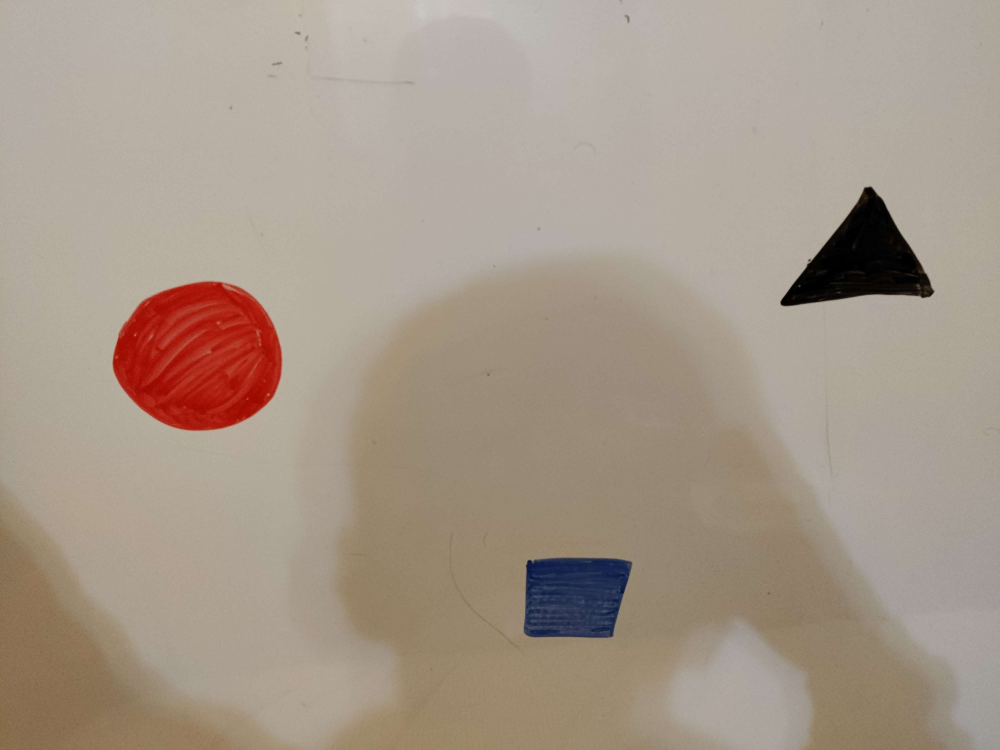
#> input picture InitialFunctionality/Robot/sample.jpg, 4000 x 3000 px (shown at 1/4 size)
$ python align_color.py
#> lines starting #> are read from the running program, lines starting #| are printed output that depends on the picture; after the words box and inside, x2 and y2 are one past the last pixel; in counts of white or black regions, pixels touching at a corner belong together
import cv2
import numpy as np
import matplotlib.pyplot as plt
from matplotlib import colors

view_exploration = True

#here's our list of supported colors
#helpful source: https://www.rapidtables.com/web/color/RGB_Color.html
max_color_val = 255
supported_colors = {"red":        (0, 0, max_color_val),
                    "green":      (0, max_color_val, 0),
                    "blue":       (max_color_val, 0, 0),
                    "white":      (max_color_val, max_color_val, max_color_val),
                    "black":      (0, 0, 0),
                    "yellow":     (0, max_color_val, max_color_val),
                    "magenta":   (max_color_val, 0, max_color_val),
                    "cyan":       (max_color_val, max_color_val, 0)
                    }

#convert the bgr data to lab color space
lab_color_vals = np.zeros((len(supported_colors), 1, 3), dtype=np.uint8)
color_names = []
for (idx, (color_name, bgr)) in enumerate(supported_colors.items()):
    lab_color_vals[idx] = bgr
    color_names.append(color_name)


lab_color_vals = cv2.cvtColor(lab_color_vals, cv2.COLOR_BGR2LAB)
# lab_color_vals[0] = np.array([29, 52.48, 22.23])
# print(lab_color_vals)

def show_img_helper(image, title, enable):
    if not enable:
        return
    cv2.imshow(title, image)
    cv2.waitKey(0)
    cv2.destroyAllWindows()

def find_contours(img, tree, approx, lower = 5000, upper = 500000):
    """
    """
    gray = cv2.cvtColor(img, cv2.COLOR_BGR2GRAY)
    gray_blur = cv2.GaussianBlur(gray, (5,5), sigmaX=0, sigmaY=0)
    _, threshold = cv2.threshold(gray_blur, 127, 255, cv2.THRESH_BINARY)

    contours, _ = cv2.findContours(threshold, tree, approx)

    filtered_contours = []

    for contour in contours:
        area = cv2.contourArea(contour)

        if area < lower or area > upper:
            continue
        filtered_contours.append(contour)

    return filtered_contours

def label_contours(img, contours, color = (0, 0, max_color_val), thickness = 3):
    labeled_img = cv2.drawContours(img, contours, -1, color, thickness)
    return labeled_img

def get_average_value(lab_img, contour):
    """
    """
    mask = np.zeros(lab_img.shape[:2], dtype=np.uint8)
    cv2.drawContours(mask, [contour], 0, 255, thickness=-1)
    mask = cv2.erode(mask, None, iterations=2)
    mean = np.array(cv2.mean(lab_img, mask = mask)[:3])

    return mean

def predict_color(avg_value, dist_threshold = 70):
    """
    """

    # distances = np.sqrt(np.sum((np.square(avg_value - lab_color_vals)), axis=0))
    distances = np.zeros(len(lab_color_vals))
    for idx in range(len(distances)):
        distances[idx] = np.sqrt(np.sum(np.square(avg_value - lab_color_vals[idx])))

    min_idx = np.argmin(distances)

    #Minimum distance threshold for color ID
    #TODO: may want to have a relative threshold - i.e. only classifier a color if it is significantly closer to said color than any other color
    if distances[min_idx] > dist_threshold:
        color = None
    else:
        color = color_names[min_idx]


    return color


def find_contour_colors(img, contours):
    """
    """

    lab_img = cv2.cvtColor(img, cv2.COLOR_BGR2LAB)

    color_estimates = []
    for contour in contours:
        mean_color = get_average_value(lab_img, contour)
        color_estimates.append(predict_color(mean_color))

    return color_estimates

def label_contour_colors(img, contours, color_estimates, color = (0, 0, 0)):
    """
    """

    #find the center of each contour
    for idx in range(len(contours)):
        contour = contours[idx]
        M = cv2.moments(contour)
        cX = int((M["m10"] / M["m00"]))
        cY = int((M["m01"] / M["m00"]))

        msg = " contour" + str(idx)
        if color_estimates[idx] is not None:
            msg = color_estimates[idx] + msg

        cv2.putText(img, msg, (cX, cY), cv2.FONT_HERSHEY_SIMPLEX, 1, color, 2)

def find_contours_and_colors(img, lower = 5000, upper = 500000):
    """
    """


def exploration():

    #Goal: Look for objects of a certain color. When you detect them, drive a control input to move them towards the center of the image
    #Outline:
    #   - detect contours in the environment
    #   - classify the colors of each object
    #   - select the largest object of the color of interest
    #   - make a fake control input to drive it towards the center

    #Source 1: https://pyimagesearch.com/2016/02/08/opencv-shape-detection/
    img = cv2.imread("sample.jpg", -1)
    contours = find_contours(img, cv2.RETR_TREE, cv2.CHAIN_APPROX_SIMPLE)

    #source 2: https://pyimagesearch.com/2016/02/15/determining-object-color-with-opencv/
    color_list = find_contour_colors(img, contours)


    labeled_img = label_contours(img, contours, color=(0, max_color_val, 0))
    label_contour_colors(labeled_img, contours, color_list, color=(max_color_val, max_color_val, max_color_val))
    cv2.imwrite("fully_labeled.jpg", labeled_img)


def main():
    pass


if __name__ == "__main__":

    if(view_exploration):
        exploration()
#> in exploration, img is the input picture: shape (3000, 4000, 3); mean B, G, R 138, 151.9, 166.1
#> in find_contours, `gray = cv2.cvtColor(img, cv2.COLOR_BGR2GRAY)`:
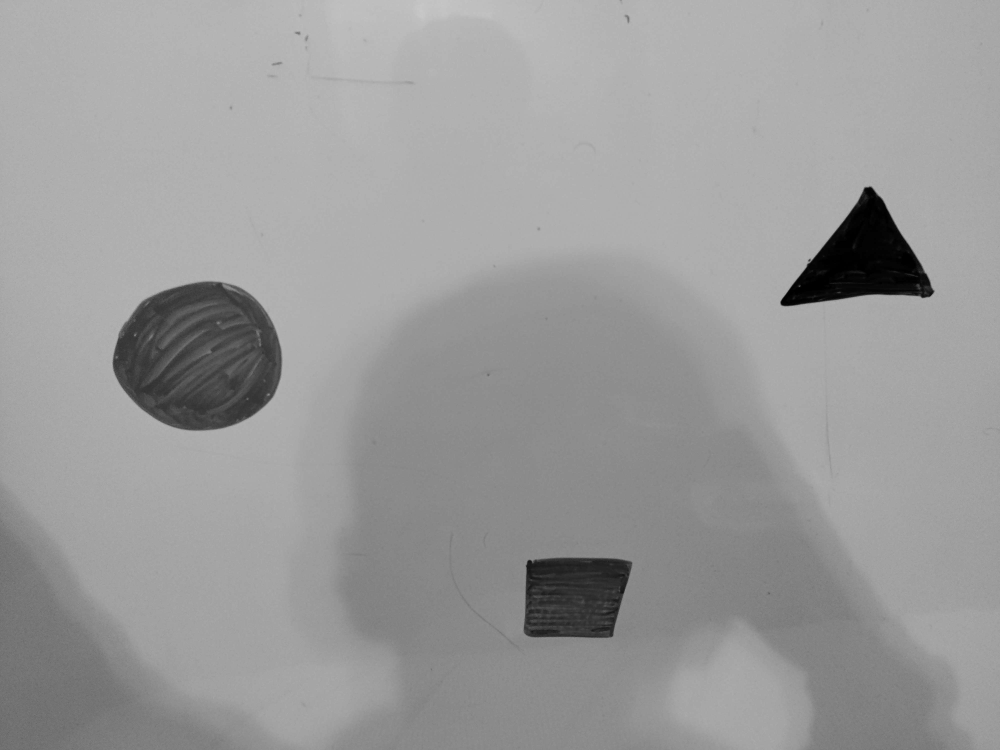
#> gray: shape (3000, 4000) (shown at 1/4 size); min 0, max 200, mean 154.5
#> in find_contours, `_, threshold = cv2.threshold(gray_blur, 127, 255, cv2.THRESH_BINARY)`:
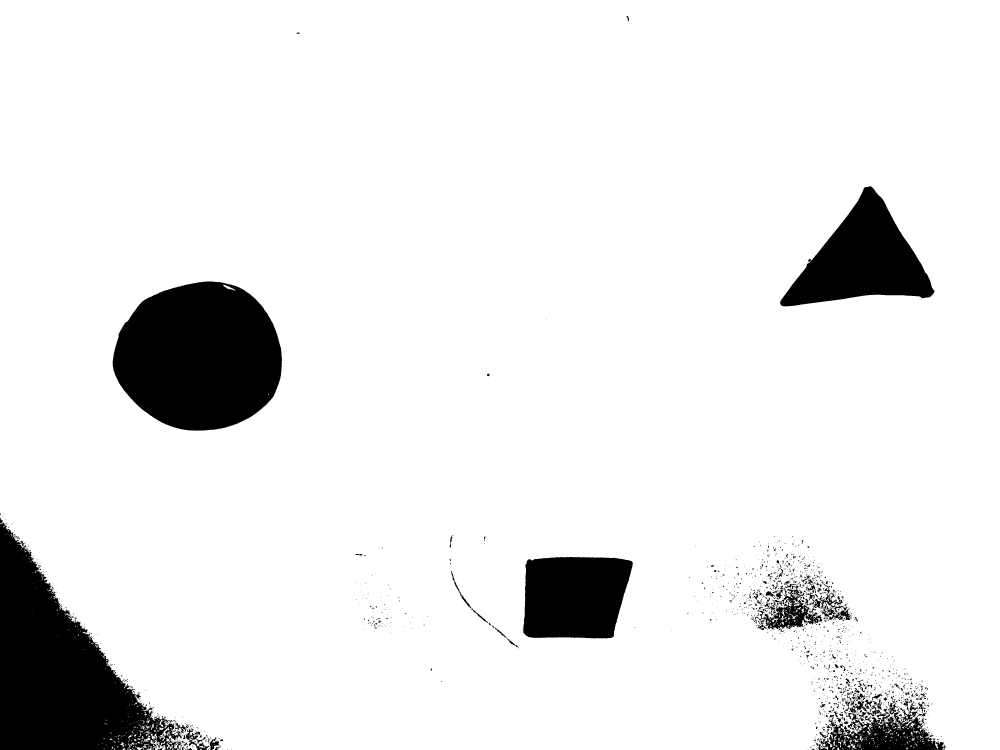
#> threshold: shape (3000, 4000) (shown at 1/4 size); 91.6% white; 1700 black regions (1306 under 20 px)
#> in find_contours, `contours, _ = cv2.findContours(threshold, tree, approx)`: contours = 2566 contours, 1914 with area under 20; largest, box (x1, y1, x2, y2) and area: (0, 0, 4000, 3000) 11611067, (449, 1125, 1129, 1724) 315737, (3120, 744, 3739, 1227) 147744, (2091, 2226, 2532, 2555) 125820, (3029, 2342, 3291, 2522) 18590
#> the loop in find_contours, `for contour in contours:` made 2566 passes
#> area on passes 37, 48, 49: 38.5, 21, 48.5
#> after the loop in find_contours, `for contour in contours:`: filtered_contours = 4 contours; box (x1, y1, x2, y2) and area: (449, 1125, 1129, 1724) 315737, (3120, 744, 3739, 1227) 147744, (2091, 2226, 2532, 2555) 125820, (3029, 2342, 3291, 2522) 18590
#> in exploration, `contours = find_contours(img, cv2.RETR_TREE, cv2.CHAIN_APPROX_SIMPLE)`: contours has the same summary as filtered_contours in find_contours
#> in find_contour_colors, `lab_img = cv2.cvtColor(img, cv2.COLOR_BGR2LAB)`: lab_img: shape (3000, 4000, 3); mean of channels 0, 1, 2 162.7, 131.1, 137.7
#> the loop in find_contour_colors, `for contour in contours:` made 4 passes
#> (mean_color, min_idx in predict_color, color in predict_color) on passes 2 to 4: ([52.47, 133.9, 107.1], 4, 'black'), ([95.46, 181.6, 171.3], 0, 'red'), ([6.25, 128.6, 129.3], 4, 'black')
#> (mean_color, min_idx in predict_color) on pass 1: ([134.5, 130.6, 143.8], 0)
#> pass 1, in get_average_value, `mask = cv2.erode(mask, None, iterations=2)`:
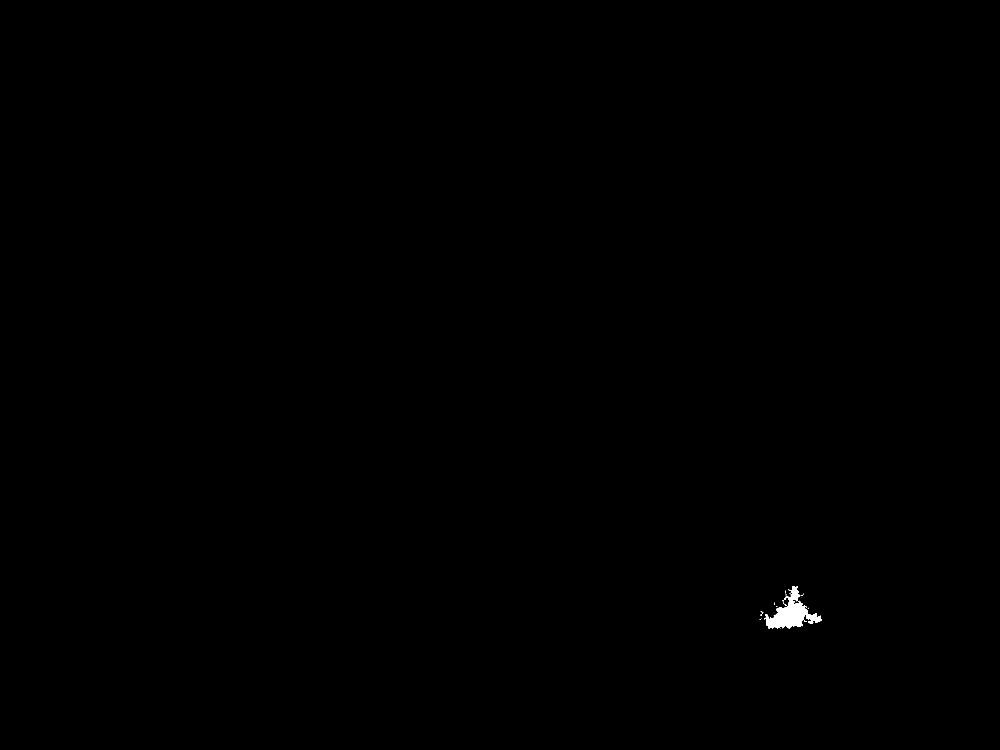
#> mask: shape (3000, 4000) (shown at 1/4 size); 0.12% white; 19 white regions (16 under 20 px), largest, box (x1, y1, x2, y2) and area: (3057, 2345, 3287, 2516) 14414, (3132, 2410, 3146, 2422) 39, (3042, 2445, 3054, 2455) 31
#> pass 2, in get_average_value (call 2), `mask = cv2.erode(mask, None, iterations=2)`:
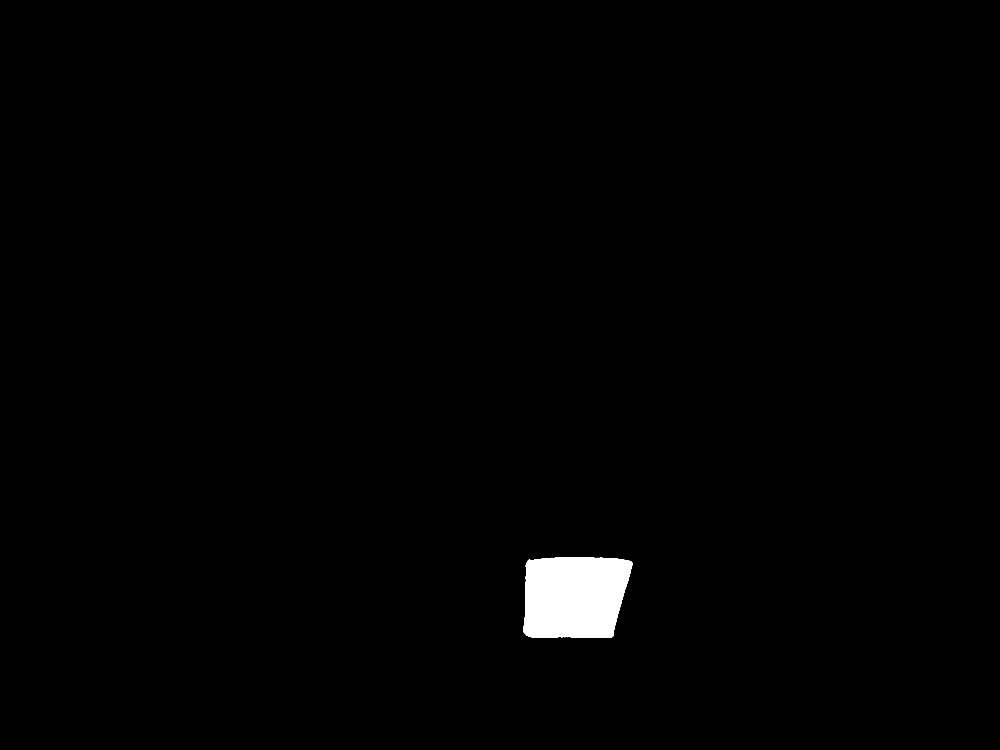
#> mask: shape (3000, 4000) (shown at 1/4 size); 1% white; 1 white region, box (x1, y1, x2, y2) and area: (2094, 2229, 2530, 2552) 123210
#> pass 3, in get_average_value (call 3), `mask = cv2.erode(mask, None, iterations=2)`:
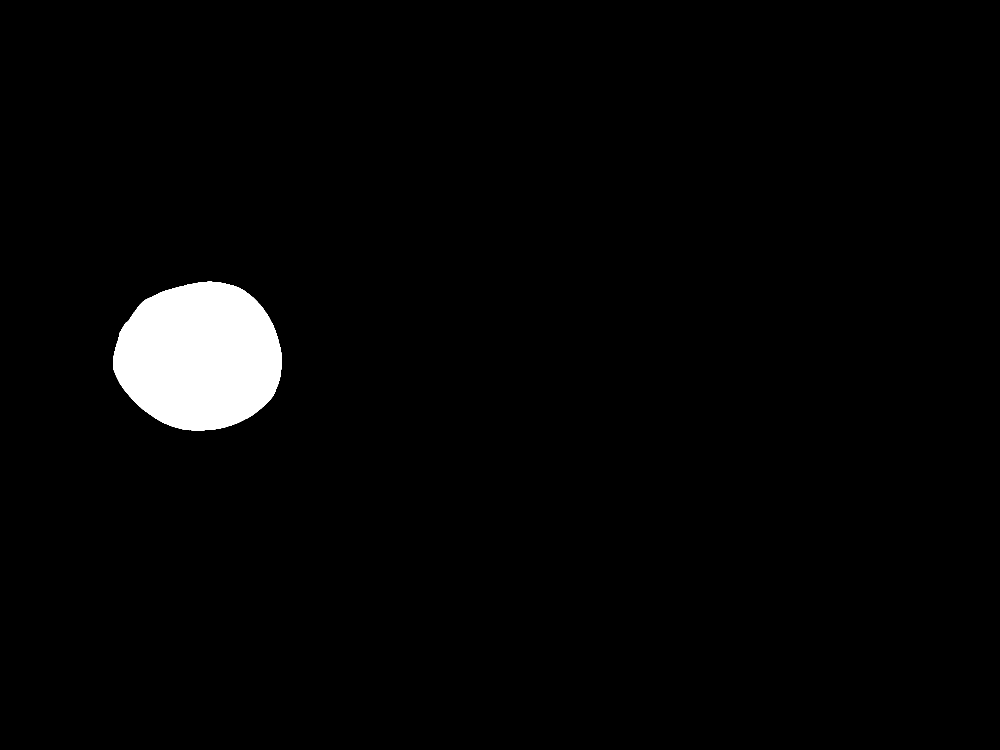
#> mask: shape (3000, 4000) (shown at 1/4 size); 2.6% white; 1 white region, box (x1, y1, x2, y2) and area: (452, 1127, 1127, 1721) 311533
#> after the loop in find_contour_colors, `for contour in contours:`: color_estimates = 4 items
#> the loop in label_contour_colors, `for idx in range(len(contours)):` made 4 passes
#> (cX, cY, msg) on passes 1 to 4: (3163, 2452, ' contour0'), (2297, 2385, 'black contour1'), (797, 1426, 'red contour2'), (3447, 1040, 'black contour3')
    else:
        main()
